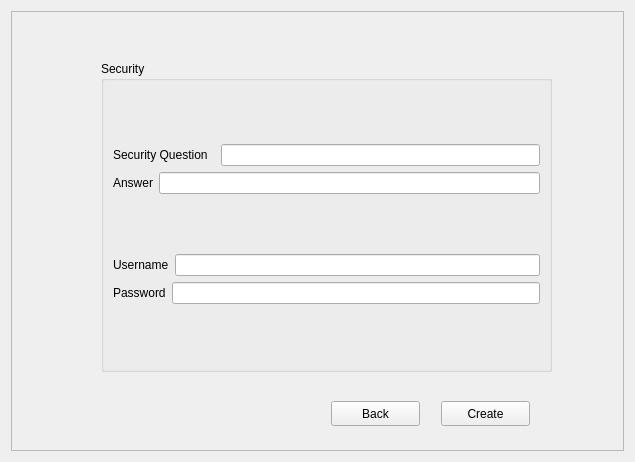
<?xml version="1.0" encoding="UTF-8"?>
<ui version="4.0">
 <class>CreateClient</class>
 <widget class="QDialog" name="CreateClient">
  <property name="geometry">
   <rect>
    <x>0</x>
    <y>0</y>
    <width>635</width>
    <height>462</height>
   </rect>
  </property>
  <property name="windowTitle">
   <string>Create Account</string>
  </property>
  <layout class="QVBoxLayout" name="verticalLayout">
   <item>
    <widget class="QFrame" name="frame">
     <property name="frameShape">
      <enum>QFrame::StyledPanel</enum>
     </property>
     <property name="frameShadow">
      <enum>QFrame::Raised</enum>
     </property>
     <layout class="QHBoxLayout" name="horizontalLayout_6">
      <item>
       <widget class="QStackedWidget" name="stackedWidget">
        <property name="currentIndex">
         <number>2</number>
        </property>
        <widget class="QWidget" name="page_3">
         <widget class="QGroupBox" name="groupBox_4">
          <property name="geometry">
           <rect>
            <x>60</x>
            <y>40</y>
            <width>501</width>
            <height>271</height>
           </rect>
          </property>
          <property name="title">
           <string>Personal Details</string>
          </property>
          <layout class="QVBoxLayout" name="verticalLayout_8">
           <item>
            <layout class="QHBoxLayout" name="horizontalLayout_21">
             <property name="spacing">
              <number>35</number>
             </property>
             <item>
              <widget class="QLabel" name="label_name_3">
               <property name="text">
                <string>Last Name</string>
               </property>
               <property name="alignment">
                <set>Qt::AlignLeading|Qt::AlignLeft|Qt::AlignVCenter</set>
               </property>
               <property name="buddy">
                <cstring>lineEdit_lname</cstring>
               </property>
              </widget>
             </item>
             <item>
              <widget class="QLineEdit" name="lineEdit_lname_3"/>
             </item>
            </layout>
           </item>
           <item>
            <layout class="QHBoxLayout" name="horizontalLayout_27">
             <property name="spacing">
              <number>35</number>
             </property>
             <item>
              <widget class="QLabel" name="label_6">
               <property name="text">
                <string>First Name</string>
               </property>
              </widget>
             </item>
             <item>
              <widget class="QLineEdit" name="lineEdit_fname_3"/>
             </item>
            </layout>
           </item>
           <item>
            <layout class="QHBoxLayout" name="horizontalLayout_28">
             <property name="spacing">
              <number>56</number>
             </property>
             <item>
              <widget class="QLabel" name="label_address_3">
               <property name="text">
                <string>Address</string>
               </property>
               <property name="alignment">
                <set>Qt::AlignLeading|Qt::AlignLeft|Qt::AlignVCenter</set>
               </property>
               <property name="buddy">
                <cstring>lineEdit_address</cstring>
               </property>
              </widget>
             </item>
             <item>
              <widget class="QLineEdit" name="lineEdit_address_3"/>
             </item>
            </layout>
           </item>
           <item>
            <layout class="QHBoxLayout" name="horizontalLayout_7">
             <item>
              <widget class="QLabel" name="label_dob_3">
               <property name="text">
                <string>Date Of Birth</string>
               </property>
               <property name="buddy">
                <cstring>lineEdit_dob</cstring>
               </property>
              </widget>
             </item>
             <item>
              <widget class="QDateEdit" name="dateEdit"/>
             </item>
            </layout>
           </item>
           <item>
            <layout class="QHBoxLayout" name="horizontalLayout_9">
             <item>
              <widget class="QLabel" name="label_gen_3">
               <property name="text">
                <string>Gender</string>
               </property>
               <property name="alignment">
                <set>Qt::AlignLeading|Qt::AlignLeft|Qt::AlignVCenter</set>
               </property>
               <property name="buddy">
                <cstring>lineEdit_gender</cstring>
               </property>
              </widget>
             </item>
             <item>
              <layout class="QHBoxLayout" name="horizontalLayout_8">
               <item>
                <widget class="QRadioButton" name="radioButton_f">
                 <property name="text">
                  <string>Female</string>
                 </property>
                </widget>
               </item>
               <item>
                <widget class="QRadioButton" name="radioButton_m">
                 <property name="text">
                  <string>Male</string>
                 </property>
                </widget>
               </item>
               <item>
                <widget class="QRadioButton" name="radioButton_o">
                 <property name="text">
                  <string>Other</string>
                 </property>
                </widget>
               </item>
              </layout>
             </item>
            </layout>
           </item>
           <item>
            <layout class="QHBoxLayout" name="horizontalLayout_10">
             <item>
              <widget class="QLabel" name="label_nationality_3">
               <property name="text">
                <string>Nationality</string>
               </property>
               <property name="buddy">
                <cstring>lineEdit_nationality</cstring>
               </property>
              </widget>
             </item>
             <item>
              <widget class="QLineEdit" name="lineEdit_nationality_3"/>
             </item>
            </layout>
           </item>
          </layout>
         </widget>
         <widget class="QWidget" name="layoutWidget">
          <property name="geometry">
           <rect>
            <x>400</x>
            <y>330</y>
            <width>146</width>
            <height>27</height>
           </rect>
          </property>
          <layout class="QHBoxLayout" name="horizontalLayout_3">
           <item>
            <spacer name="horizontalSpacer">
             <property name="orientation">
              <enum>Qt::Horizontal</enum>
             </property>
             <property name="sizeHint" stdset="0">
              <size>
               <width>58</width>
               <height>18</height>
              </size>
             </property>
            </spacer>
           </item>
           <item>
            <widget class="QPushButton" name="pushButton_prDetails">
             <property name="text">
              <string>Next</string>
             </property>
            </widget>
           </item>
          </layout>
         </widget>
        </widget>
        <widget class="QWidget" name="page_4">
         <widget class="QPushButton" name="pushButton_bnAcc_b">
          <property name="geometry">
           <rect>
            <x>310</x>
            <y>380</y>
            <width>89</width>
            <height>25</height>
           </rect>
          </property>
          <property name="text">
           <string>Back</string>
          </property>
         </widget>
         <widget class="QPushButton" name="pushButton_bnAcc_n">
          <property name="geometry">
           <rect>
            <x>450</x>
            <y>380</y>
            <width>89</width>
            <height>25</height>
           </rect>
          </property>
          <property name="text">
           <string>Next</string>
          </property>
         </widget>
         <widget class="QGroupBox" name="groupBox_2">
          <property name="geometry">
           <rect>
            <x>50</x>
            <y>50</y>
            <width>481</width>
            <height>301</height>
           </rect>
          </property>
          <property name="title">
           <string>Bank Account</string>
          </property>
          <widget class="QLabel" name="label_acct_2">
           <property name="geometry">
            <rect>
             <x>13</x>
             <y>33</y>
             <width>92</width>
             <height>17</height>
            </rect>
           </property>
           <property name="text">
            <string>Account Type</string>
           </property>
           <property name="buddy">
            <cstring>lineEdit_acct</cstring>
           </property>
          </widget>
          <widget class="QWidget" name="layoutWidget_2">
           <property name="geometry">
            <rect>
             <x>100</x>
             <y>80</y>
             <width>321</width>
             <height>161</height>
            </rect>
           </property>
           <layout class="QVBoxLayout" name="verticalLayout_2">
            <item>
             <layout class="QHBoxLayout" name="horizontalLayout_25">
              <property name="spacing">
               <number>68</number>
              </property>
              <item>
               <widget class="QLabel" name="label_mob_2">
                <property name="text">
                 <string>Mobile No.</string>
                </property>
                <property name="buddy">
                 <cstring>lineEdit_mob</cstring>
                </property>
               </widget>
              </item>
              <item>
               <widget class="QLineEdit" name="lineEdit_mob_2"/>
              </item>
             </layout>
            </item>
            <item>
             <layout class="QHBoxLayout" name="horizontalLayout_23">
              <property name="spacing">
               <number>85</number>
              </property>
              <item>
               <widget class="QLabel" name="label_5">
                <property name="text">
                 <string>Email ID</string>
                </property>
               </widget>
              </item>
              <item>
               <widget class="QLineEdit" name="lineEdit_email_2"/>
              </item>
             </layout>
            </item>
            <item>
             <layout class="QHBoxLayout" name="horizontalLayout_11">
              <item>
               <widget class="QLabel" name="label_caste_2">
                <property name="text">
                 <string>User_Type</string>
                </property>
                <property name="buddy">
                 <cstring>lineEdit_usrt</cstring>
                </property>
               </widget>
              </item>
              <item>
               <widget class="QComboBox" name="comboBox">
                <item>
                 <property name="text">
                  <string>Client</string>
                 </property>
                </item>
                <item>
                 <property name="text">
                  <string>Staff</string>
                 </property>
                </item>
               </widget>
              </item>
             </layout>
            </item>
            <item>
             <layout class="QHBoxLayout" name="horizontalLayout_12">
              <item>
               <widget class="QLabel" name="label_2">
                <property name="text">
                 <string>Account Type</string>
                </property>
               </widget>
              </item>
              <item>
               <widget class="QComboBox" name="comboBox_acct">
                <item>
                 <property name="text">
                  <string>Savings</string>
                 </property>
                </item>
                <item>
                 <property name="text">
                  <string>Current</string>
                 </property>
                </item>
                <item>
                 <property name="text">
                  <string>Fixed Deposit</string>
                 </property>
                </item>
               </widget>
              </item>
             </layout>
            </item>
           </layout>
          </widget>
          <widget class="QWidget" name="layoutWidget">
           <property name="geometry">
            <rect>
             <x>100</x>
             <y>250</y>
             <width>221</width>
             <height>31</height>
            </rect>
           </property>
           <layout class="QHBoxLayout" name="horizontalLayout_2">
            <item>
             <widget class="QLabel" name="label_3">
              <property name="text">
               <string>Staff_ID:</string>
              </property>
             </widget>
            </item>
            <item>
             <widget class="QLineEdit" name="lineEdit"/>
            </item>
           </layout>
          </widget>
         </widget>
        </widget>
        <widget class="QWidget" name="page_5">
         <widget class="QGroupBox" name="groupBox_3">
          <property name="geometry">
           <rect>
            <x>80</x>
            <y>40</y>
            <width>451</width>
            <height>311</height>
           </rect>
          </property>
          <property name="title">
           <string>Security</string>
          </property>
          <layout class="QVBoxLayout" name="verticalLayout_7">
           <item>
            <layout class="QVBoxLayout" name="verticalLayout_5">
             <item>
              <layout class="QHBoxLayout" name="horizontalLayout_26">
               <property name="spacing">
                <number>13</number>
               </property>
               <item>
                <widget class="QLabel" name="label_sq_2">
                 <property name="text">
                  <string>Security Question</string>
                 </property>
                 <property name="buddy">
                  <cstring>lineEdit_sq</cstring>
                 </property>
                </widget>
               </item>
               <item>
                <widget class="QLineEdit" name="lineEdit_sq_2"/>
               </item>
              </layout>
             </item>
             <item>
              <layout class="QHBoxLayout" name="horizontalLayout">
               <item>
                <widget class="QLabel" name="label">
                 <property name="text">
                  <string>Answer</string>
                 </property>
                </widget>
               </item>
               <item>
                <widget class="QLineEdit" name="lineEdit_ans"/>
               </item>
              </layout>
             </item>
            </layout>
           </item>
           <item>
            <layout class="QVBoxLayout" name="verticalLayout_6">
             <item>
              <layout class="QHBoxLayout" name="horizontalLayout_4">
               <item>
                <widget class="QLabel" name="label_usrname_crcl">
                 <property name="text">
                  <string>Username</string>
                 </property>
                </widget>
               </item>
               <item>
                <widget class="QLineEdit" name="lineEdit_username_crcl"/>
               </item>
              </layout>
             </item>
             <item>
              <layout class="QHBoxLayout" name="horizontalLayout_5">
               <item>
                <widget class="QLabel" name="label_password_crcl">
                 <property name="text">
                  <string>Password</string>
                 </property>
                </widget>
               </item>
               <item>
                <widget class="QLineEdit" name="lineEdit_password_crcl"/>
               </item>
              </layout>
             </item>
            </layout>
           </item>
          </layout>
         </widget>
         <widget class="QPushButton" name="pushButton_sec_create">
          <property name="geometry">
           <rect>
            <x>420</x>
            <y>380</y>
            <width>89</width>
            <height>25</height>
           </rect>
          </property>
          <property name="text">
           <string>Create</string>
          </property>
         </widget>
         <widget class="QPushButton" name="pushButton_sec_b">
          <property name="geometry">
           <rect>
            <x>310</x>
            <y>380</y>
            <width>89</width>
            <height>25</height>
           </rect>
          </property>
          <property name="text">
           <string>Back</string>
          </property>
         </widget>
        </widget>
       </widget>
      </item>
     </layout>
    </widget>
   </item>
  </layout>
 </widget>
 <resources/>
 <connections/>
</ui>
